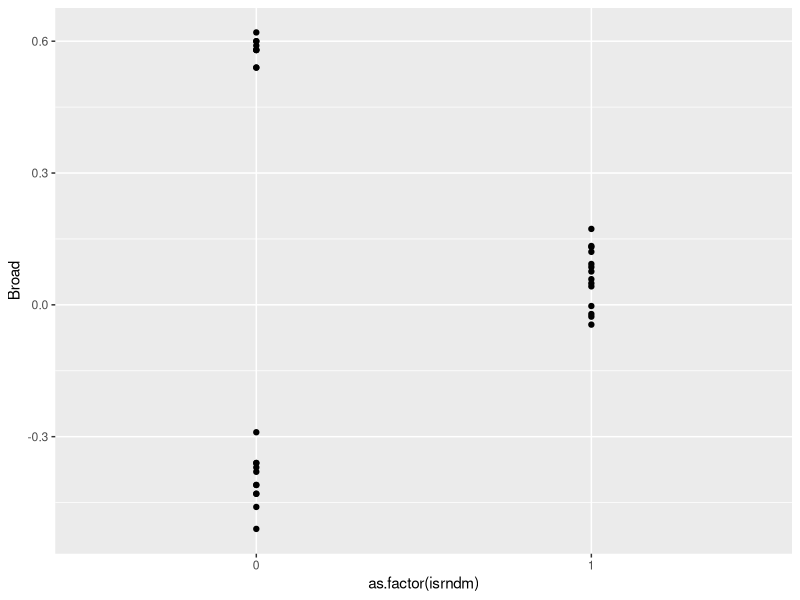
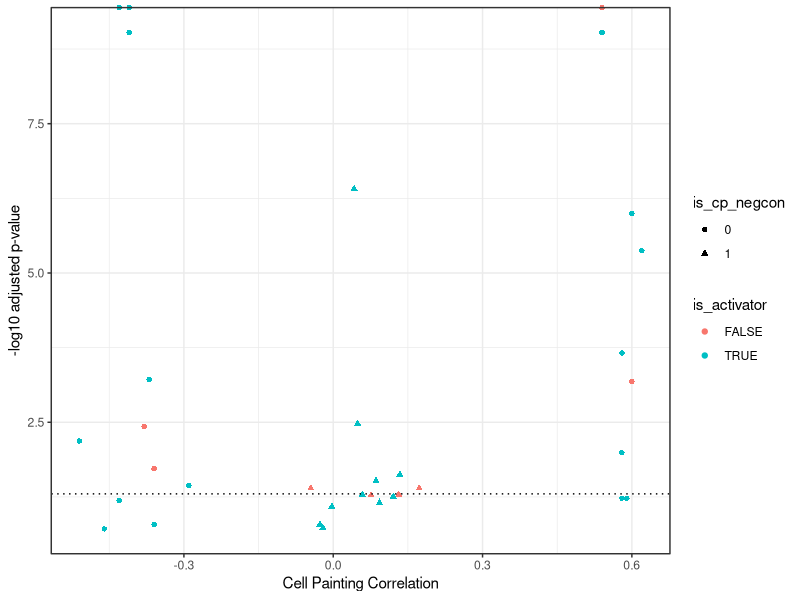
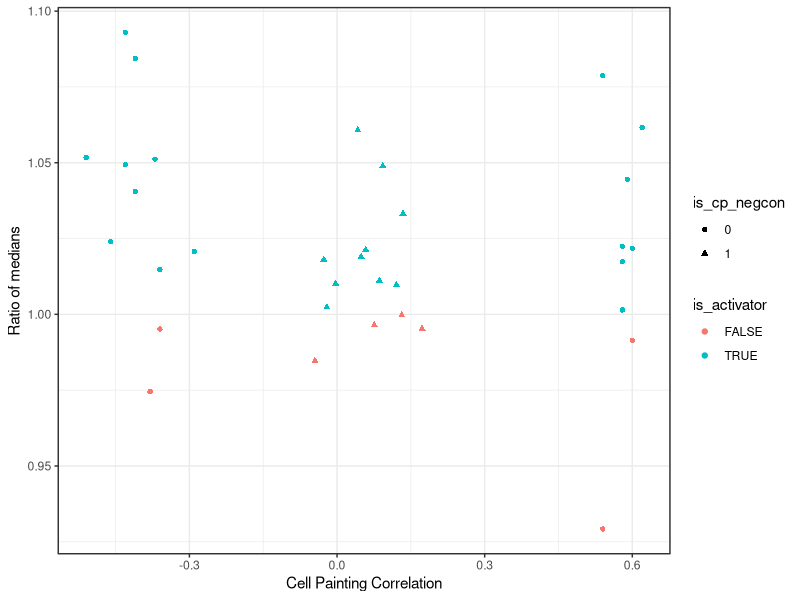
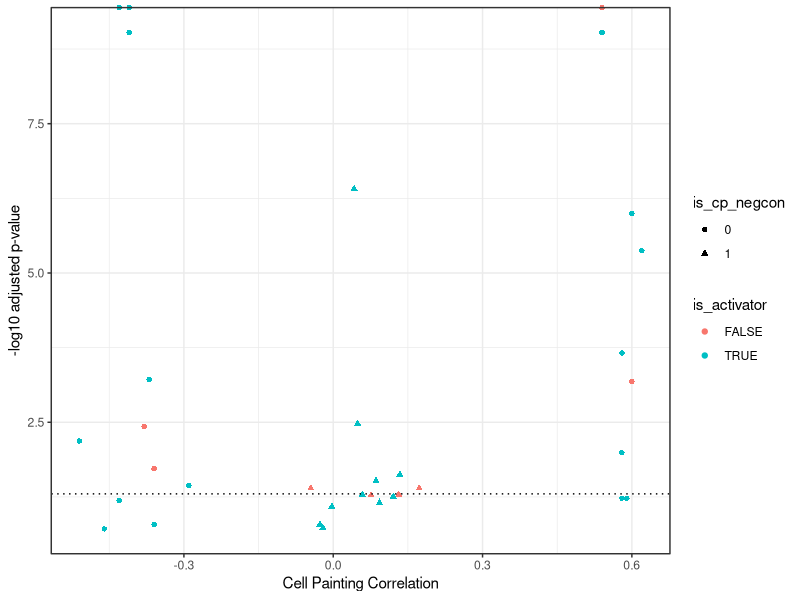
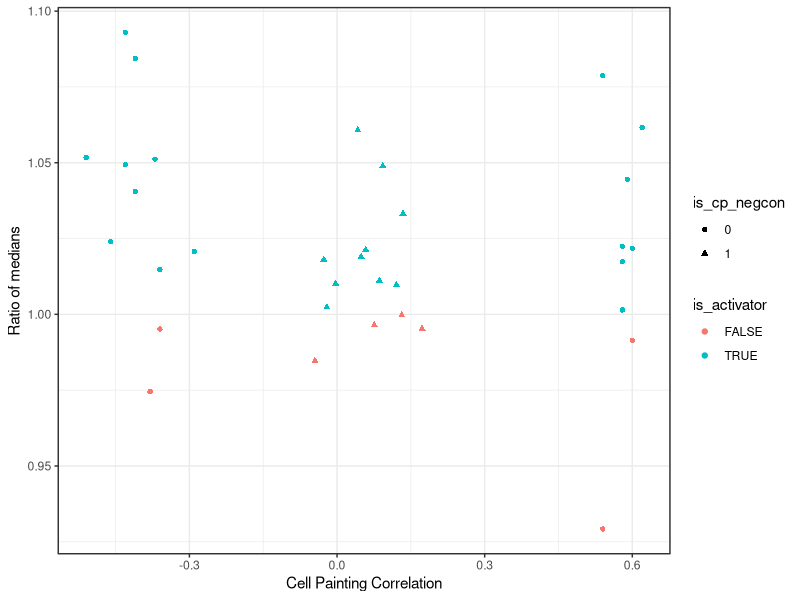

The R script that drew these images, in order:
## ---- chunk 1
library(magrittr)
library(tidyverse)
## ---- chunk 2
screen_data <- 
  read_csv("input/p38_data.csv") %>%
  select(-AdjP)
## ---- chunk 3
screen_data <-
  screen_data %>%
  mutate(AdjP = p.adjust(KSP5, method = "BH"))
## ---- chunk 4
screen_data
## ---- chunk 5
screen_data %>%
  ggplot(aes(as.factor(isrndm), Broad)) + geom_point()
## ---- chunk 6
screen_data <- 
  screen_data %>% 
  mutate(is_activator = medTLR5 > 1)  %>%
  mutate(is_cp_negcon = as.factor(isrndm))
## ---- chunk 7
p <- 
  screen_data %>%
  ggplot(aes(Broad, -log10(AdjP), shape = is_cp_negcon, color = is_activator)) + 
  geom_point() + 
  geom_hline(yintercept = -log10(0.05), linetype = "dotted") +
  coord_cartesian(clip = "off") +
  xlab("Cell Painting Correlation") +
  ylab("-log10 adjusted p-value") + 
  theme_bw()

print(p)

ggsave("output/p38_figure_pvalue.png", width = 6, height = 4)
## ---- chunk 8
p <- 
  screen_data %>%
  ggplot(aes(Broad, medTLR5, shape = is_cp_negcon, color = is_activator)) + 
  geom_point() + 
  coord_cartesian(clip = "off") +
  xlab("Cell Painting Correlation") +
  ylab("Ratio of medians") + 
  theme_bw()

print(p)

ggsave("output/p38_figure_ratio_median.png", width = 6, height = 4)
